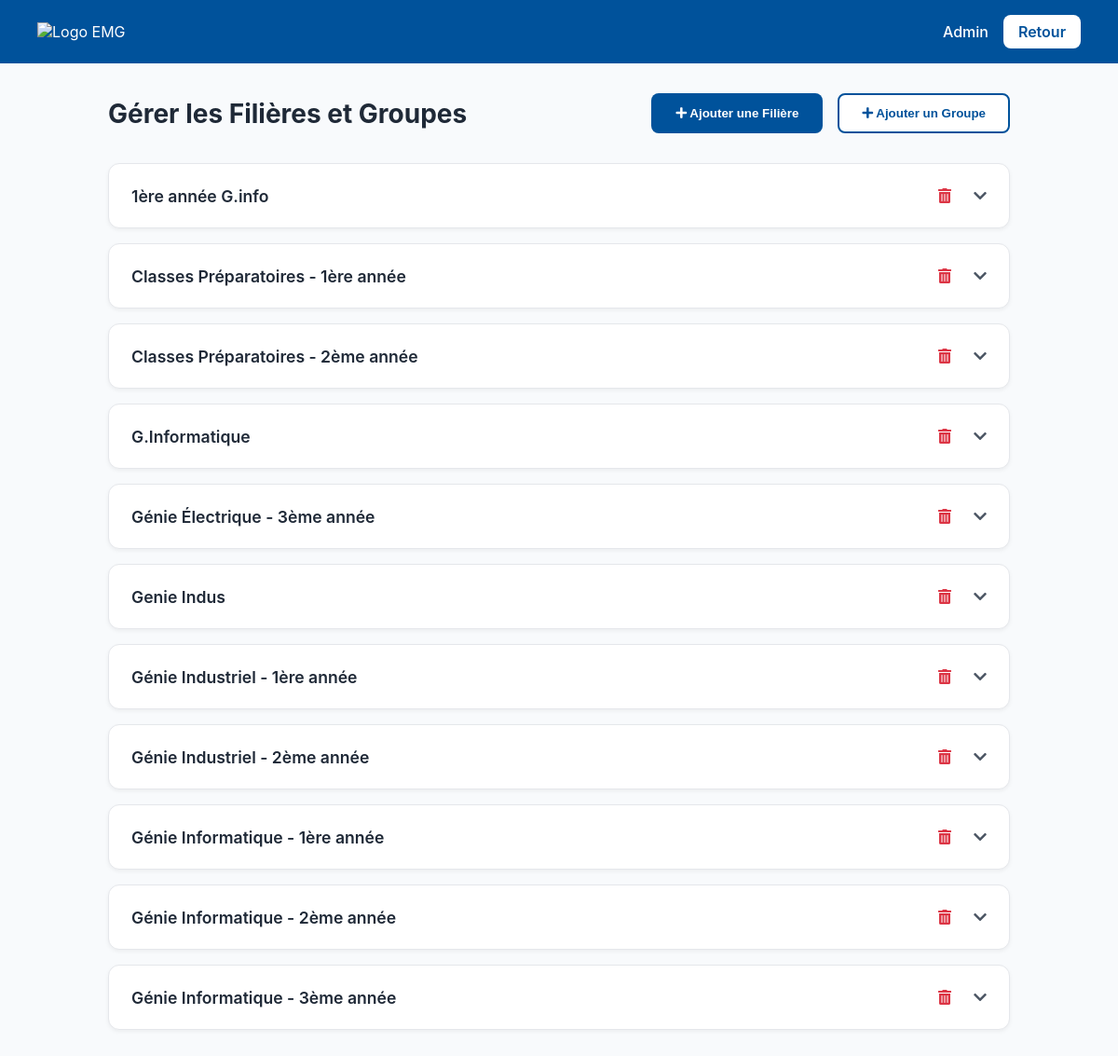
Page /manage_classes.php (signed in) on the committed database.
### tables this page shows
CREATE TABLE `classes` (
  `class_id` int(11) NOT NULL,
  `class_name` varchar(100) NOT NULL
);

### manage_classes.php (the view, shortened to what this page needs)
<?php
include 'db_connect.php';
$classes_result = mysqli_query($conn, "SELECT * FROM classes ORDER BY class_name");
$classes = [];
while($class = mysqli_fetch_assoc($classes_result)) {
    $classes[] = $class;
}
?>
<!DOCTYPE html>
<html lang="fr">
<head>
    <link rel="stylesheet" href="https://cdnjs.cloudflare.com/ajax/libs/font-awesome/5.15.4/css/all.min.css">
</head>
<body>
    <header class="emg-header">
        <div class="logo">
            <img src="assets/logo-emg.png" alt="Logo EMG">
        </div>
        <div class="user-info">
            <span><?php echo htmlspecialchars($_SESSION['teacher_name']); ?></span>
            <a href="dashboard.php" class="btn-logout">Retour</a>
        </div>
    </header>
    <main class="page-container">
        <div class="page-header">
            <h1>Gérer les Filières et Groupes</h1>
            <div class="page-actions">
                <button id="open-class-modal-btn" class="btn btn-primary"><i class="fas fa-plus"></i> Ajouter une Filière</button>
                <button id="open-group-modal-btn" class="btn btn-secondary"><i class="fas fa-plus"></i> Ajouter un Groupe</button>
            </div>
        </div>
        <div class="accordion-list">
            <?php if (empty($classes)): ?>
                <p>Aucune filière n'a été créée pour le moment.</p>
            <?php else: ?>
                <?php foreach($classes as $class): ?>
                <div class="accordion-item">
                    <div class="accordion-header">
                        <span class="accordion-title"><?php echo htmlspecialchars($class['class_name']); ?></span>
                        <div class="accordion-actions">
                            <a href="delete.php?type=class&id=<?php echo $class['class_id']; ?>" class="btn-icon btn-danger" onclick="return confirm('Attention: La suppression d\'une filière supprimera aussi tous ses groupes. Continuer ?')"><i class="fas fa-trash-alt"></i></a>
                            <i class="fas fa-chevron-down accordion-chevron"></i>
                        </div>
                    </div>
                </div>
                <?php endforeach; ?>
            <?php endif; ?>
        </div>
    </main>
</body>
</html>

### manage_classes.php (style rules this page uses)
:root { --emg-blue: #00529b; --emg-yellow: #ffd100; --danger-color: #dc3545; --text-light: #ffffff; --background-light: #f8fafc; --border-color: #e5e7eb; --text-dark: #1f2937; --text-medium: #4b5563; }
* { box-sizing: border-box; margin: 0; padding: 0; }
body { font-family: -apple-system, BlinkMacSystemFont, "Segoe UI", Roboto, Helvetica, Arial, sans-serif; background-color: var(--background-light); color: var(--text-dark); }
.emg-header { display: flex; justify-content: space-between; align-items: center; padding: 16px 40px; background-color: var(--emg-blue); color: var(--text-light); }
.emg-header .logo img { height: 40px; }
.user-info { display: flex; align-items: center; gap: 16px; }
.user-info span { font-weight: 500; }
.btn-logout { display: inline-block; padding: 8px 16px; background-color: var(--text-light); color: var(--emg-blue); text-decoration: none; border-radius: 8px; font-weight: 600; transition: background-color 0.2s, color 0.2s; }
.page-container { max-width: 1000px; margin: 2rem auto; padding: 0 1rem; }
.page-header { display: flex; justify-content: space-between; align-items: center; margin-bottom: 2rem; }
.page-header h1 { font-size: 28px; font-weight: 700; }
.page-actions { display: flex; gap: 1rem; }
.btn { padding: 0.75rem 1.5rem; border-radius: 8px; text-decoration: none; font-weight: 600; border: 2px solid transparent; transition: all 0.2s; cursor: pointer; }
.btn-primary { background-color: var(--emg-blue); color: var(--text-light); }
.btn-secondary { background-color: var(--text-light); color: var(--emg-blue); border-color: var(--emg-blue); }
.accordion-list { display: flex; flex-direction: column; gap: 1rem; }
.accordion-item { background-color: #fff; border-radius: 12px; border: 1px solid var(--border-color); box-shadow: 0 2px 4px rgba(0,0,0,0.05); }
.accordion-header { display: flex; justify-content: space-between; align-items: center; padding: 1rem 1.5rem; cursor: pointer; }
.accordion-title { font-size: 1.1rem; font-weight: 600; }
.accordion-actions { display: flex; align-items: center; gap: 1rem; }
.accordion-chevron { font-size: 1rem; color: var(--text-medium); transition: transform 0.3s ease; }
.btn-icon { background: none; border: none; cursor: pointer; color: var(--text-medium); padding: 0.5rem; border-radius: 50%; }
.btn-danger { color: var(--danger-color); }

### rows in the picture
classes: class_name "1ère année G.info"
classes: class_name "Classes Préparatoires - 1ère année"
classes: class_name "Classes Préparatoires - 2ème année"
classes: class_name "G.Informatique"
classes: class_name "Génie Électrique - 3ème année"
classes: class_name "Genie Indus"
classes: class_name "Génie Industriel - 1ère année"
classes: class_name "Génie Industriel - 2ème année"
classes: class_name "Génie Informatique - 1ère année"
classes: class_name "Génie Informatique - 2ème année"
classes: class_name "Génie Informatique - 3ème année"

### other values in the picture
$_SESSION['teacher_name'] "Admin"
